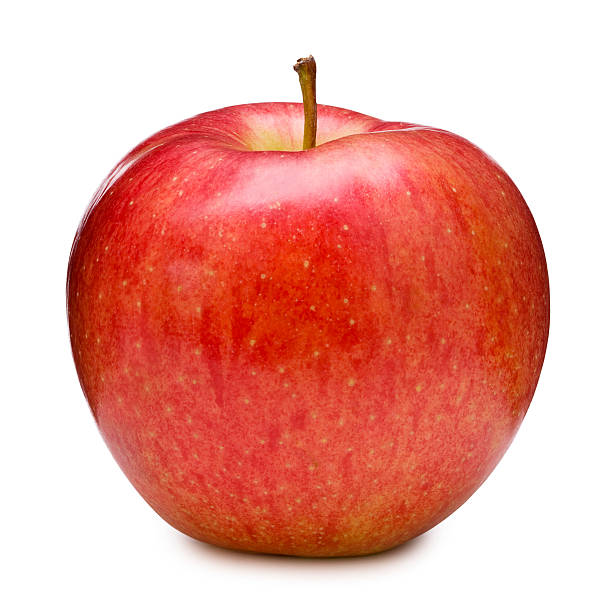
#> input picture NOV24/apple1.jpg, 612 x 612 px
$ jupyter execute day16_linear_regression.ipynb
#> lines starting #> are read from the running program, lines starting #| are printed output that depends on the picture; after the words box and inside, x2 and y2 are one past the last pixel; in counts of white or black regions, pixels touching at a corner belong together; long printed decimals are rounded
# Feature 1: Mean Color

[cell 1]
import cv2
import numpy as np

img = cv2.imread("apple1.jpg")
#> img is the input picture: shape (612, 612, 3); mean B, G, R 157.2, 167.1, 234.1

mean_color = cv2.mean(img)[:3]  # (B, G, R)
#> mean_color = (157.2, 167.1, 234.1)
print("(B,G,R) =",mean_color)
#| (B,G,R) = (157.248, 167.095, 234.147)

# Feature 2: Contour Area

[cell 2]
gray = cv2.cvtColor(img, cv2.COLOR_BGR2GRAY)
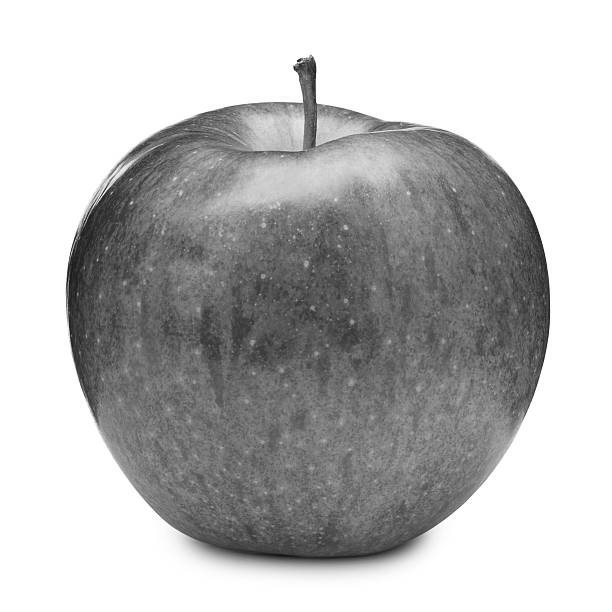
#> gray: shape (612, 612); min 13, max 255, mean 186
_, thresh = cv2.threshold(gray, 100, 255, cv2.THRESH_BINARY)
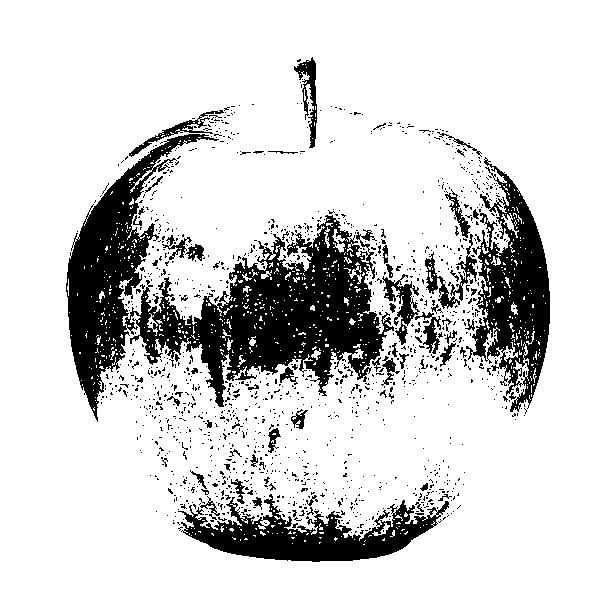
#> thresh: shape (612, 612); 83.5% white; 1364 black regions (1293 under 20 px), largest, box (x1, y1, x2, y2) and area: (66, 134, 394, 422) 32419, (466, 157, 550, 412) 9644, (178, 494, 449, 562) 7946

contours, _ = cv2.findContours(thresh, cv2.RETR_EXTERNAL, cv2.CHAIN_APPROX_SIMPLE)
#> contours = [[[0, 0], [0, 611], [611, 611], [611, 0]]]
cnt = contours[0]
#> cnt = [[0, 0], [0, 611], [611, 611], [611, 0]]

area = cv2.contourArea(cnt)
#> area = 373321
print('area:',area)
#| area: 373321.0

# Use case:
# X = area in pixels
# Y = real-world size (cm²)

# Mini Example1

Goal:
Predict apple ripeness score using mean red color.

# STEP 1 — Extract feature from images

[cell 3]
import numpy as np
from sklearn.linear_model import LinearRegression

X = np.array([[120],[150],[180]])
Y = np.array([3,5,8])

# STEP 2 — Train Linear Regression

[cell 4]
model = LinearRegression()
model.fit(X, Y)

# STEP 3 — Evaluate

[cell 5]
from sklearn.metrics import mean_squared_error, r2_score

pred = model.predict(X)
print("MSE:", mean_squared_error(Y, pred))
print("R2:", r2_score(Y, pred))

# STEP 4 — Predict new image

[cell 6]
new_R = np.array([[160]])
print(model.predict(new_R))   # gives ripeness score

# Mini Example 2

Goal: Predict a fruit ripeness score using image features.

# STEP 1 — Extract Features

[cell 7]
import cv2
import numpy as np

def extract_features(path):
#> called with path = 'apple1.jpg'
    img = cv2.imread(path)

    # Mean color
    mean_color = cv2.mean(img)[:3]        # B,G,R
#> mean_color = (157.2, 167.1, 234.1)
    mean_r = mean_color[2]
#> mean_r = 234.1

    # Convert to gray for area
    gray = cv2.cvtColor(img, cv2.COLOR_BGR2GRAY)
    _, th = cv2.threshold(gray, 100, 255, cv2.THRESH_BINARY)

    cnts, _ = cv2.findContours(th, cv2.RETR_EXTERNAL, cv2.CHAIN_APPROX_SIMPLE)
#> cnts = [[[0, 0], [0, 611], [611, 611], [611, 0]]]
    area = cv2.contourArea(cnts[0])
#> area = 373321

    return mean_r, area

# STEP 2 — Build Dataset

[cell 8]
# Suppose you have 3 images with known ripeness scores
paths = ["apple1.jpg", "apple2.jpg", "apple3.jpg"]
labels = [30, 50, 80]   # ripeness score (Y)

X = []
Y = labels

for p in paths:
    mr, area = extract_features(p)
#> mr = 234.1
    X.append([mr, area])
#> pass 2 of the loop `for p in paths:`:
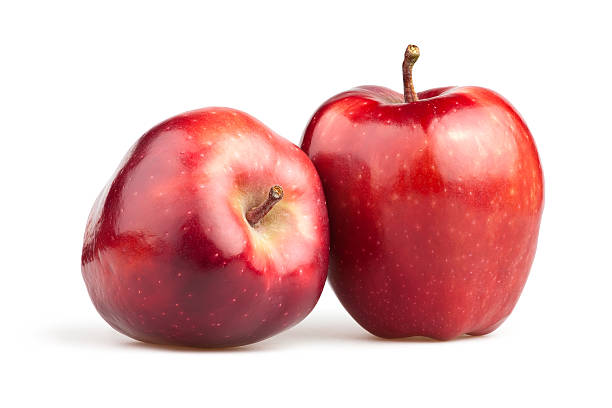
#> input picture NOV24/apple2.jpg, 612 x 408 px
#> in extract_features, img is the input picture: shape (408, 612, 3); mean B, G, R 186.7, 186.3, 229.7
#> in extract_features (call 2), `mean_color = cv2.mean(img)[:3]`: mean_color = (186.7, 186.3, 229.7)
#> mean_r = 229.7
#> in extract_features (call 2), `gray = cv2.cvtColor(img, cv2.COLOR_BGR2GRAY)`:
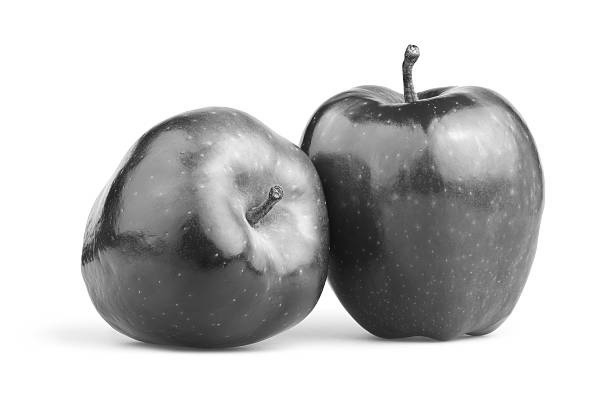
#> gray: shape (408, 612); min 11, max 255, mean 199.3
#> in extract_features (call 2), `_, th = cv2.threshold(gray, 100, 255, cv2.THRESH_BINARY)`:
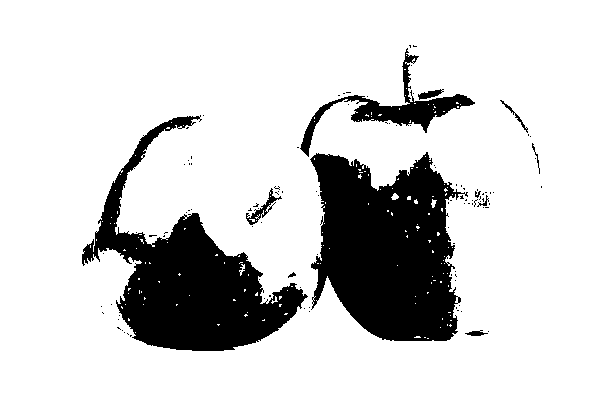
#> th: shape (408, 612); 82.9% white; 109 black regions (98 under 20 px), largest, box (x1, y1, x2, y2) and area: (310, 152, 468, 341) 20802, (82, 115, 308, 351) 18049, (300, 48, 475, 157) 2919
#> cnts = [[[0, 0], [0, 407], [611, 407], [611, 0]]]
#> in extract_features (call 2), `area = cv2.contourArea(cnts[0])`: area = 248677
#> `mr, area = extract_features(p)`: mr = 229.7; area = 248677
#> pass 3 of the loop `for p in paths:`:
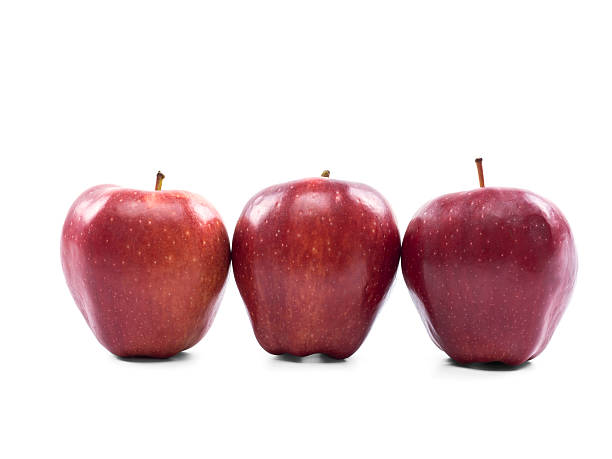
#> input picture NOV24/apple3.jpg, 612 x 459 px
#> in extract_features, img is the input picture: shape (459, 612, 3); mean B, G, R 207.8, 205.3, 227.6
#> in extract_features (call 3), `mean_color = cv2.mean(img)[:3]`: mean_color = (207.8, 205.3, 227.6)
#> mean_r = 227.6
#> in extract_features (call 3), `gray = cv2.cvtColor(img, cv2.COLOR_BGR2GRAY)`:
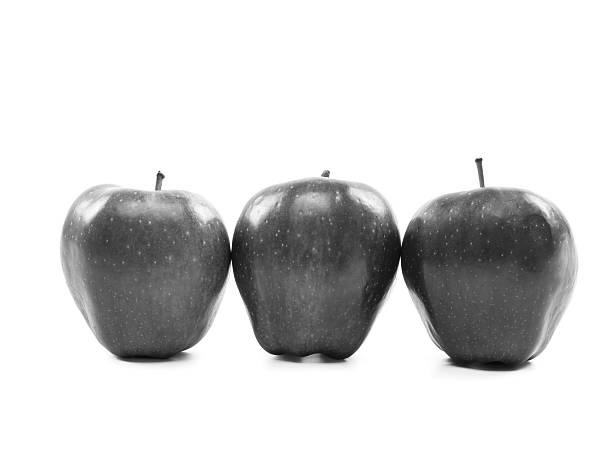
#> gray: shape (459, 612); min 3, max 255, mean 212.2
#> in extract_features (call 3), `_, th = cv2.threshold(gray, 100, 255, cv2.THRESH_BINARY)`:
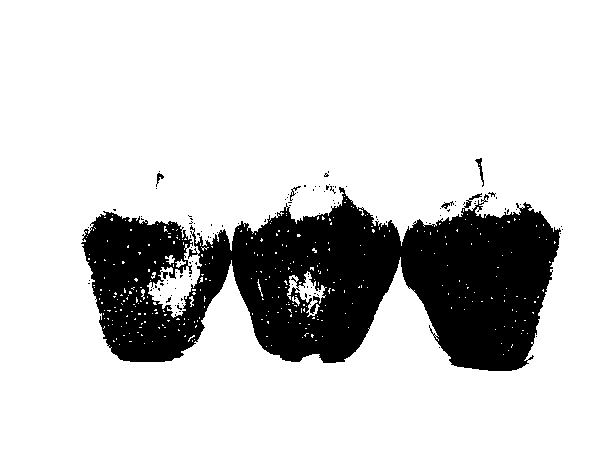
#> th: shape (459, 612); 81.4% white; 113 black regions (108 under 20 px), largest, box (x1, y1, x2, y2) and area: (81, 187, 561, 371) 51800, (475, 158, 484, 187) 78, (156, 173, 164, 187) 42, (290, 186, 301, 201) 40, (441, 201, 454, 209) 40
#> cnts = [[[0, 0], [0, 458], [611, 458], [611, 0]]]
#> in extract_features (call 3), `area = cv2.contourArea(cnts[0])`: area = 279838
#> `mr, area = extract_features(p)`: mr = 227.6; area = 279838

X = np.array(X)
#> X = [[234.1, 373321], [229.7, 248677], [227.6, 279838]]
Y = np.array(Y)

# STEP 3 — Train Linear Regression

[cell 9]
from sklearn.linear_model import LinearRegression

model = LinearRegression()
model.fit(X, Y)

# STEP 4 — MODEL EVALUATION (MSE & R²)

[cell 10]
from sklearn.metrics import mean_squared_error, r2_score

# Predictions on training data
pred = model.predict(X)
#> pred = [30, 50, 80]

mse = mean_squared_error(Y, pred)
#> mse = 2.07e-25
r2  = r2_score(Y, pred)
#> r2 = 1

print("MSE :", mse)
#| MSE : 2.0679515313825692e-25
print("R²  :", r2)
#| R²  : 1.0

# STEP 5 — Predict for New Image

[cell 11]
mr, area = extract_features("new_apple.jpg")
#> call 4 of extract_features, with path = 'new_apple.jpg'
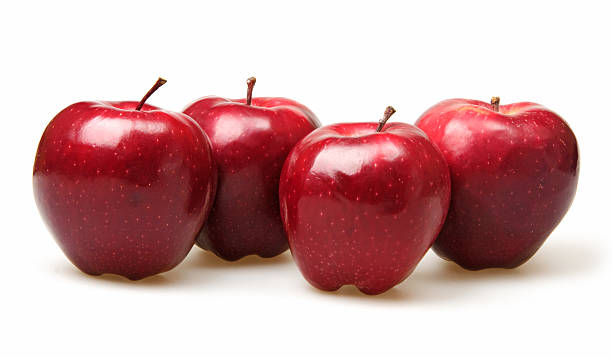
#> input picture NOV24/new_apple.jpg, 612 x 358 px
#> in extract_features, img is the input picture: shape (358, 612, 3); mean B, G, R 170.8, 169.8, 208
#> in extract_features (call 4), `mean_color = cv2.mean(img)[:3]`: mean_color = (170.8, 169.8, 208)
#> in extract_features (call 4), `mean_r = mean_color[2]`: mean_r = 208
#> in extract_features (call 4), `gray = cv2.cvtColor(img, cv2.COLOR_BGR2GRAY)`:
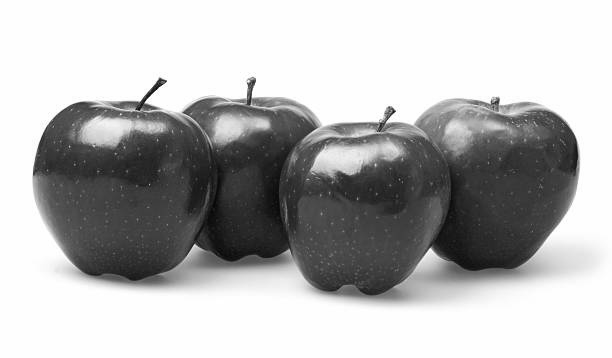
#> gray: shape (358, 612); min 6, max 255, mean 181.4
#> in extract_features (call 4), `_, th = cv2.threshold(gray, 100, 255, cv2.THRESH_BINARY)`:
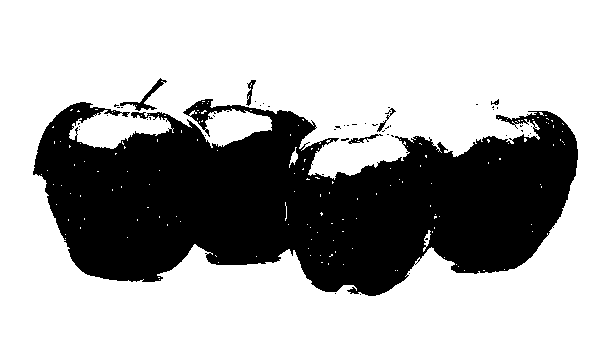
#> th: shape (358, 612); 68.5% white; 51 black regions (45 under 20 px), largest, box (x1, y1, x2, y2) and area: (33, 99, 578, 296) 68397, (120, 78, 167, 111) 287, (348, 134, 383, 144) 103, (246, 80, 256, 106) 98, (377, 108, 396, 132) 82, (491, 99, 499, 105) 25
#> in extract_features (call 4), `cnts, _ = cv2.findContours(th, cv2.RETR_EXTERNAL, cv2.CHAIN_APPROX_SIM..`: cnts = [[[0, 0], [0, 357], [611, 357], [611, 0]]]
#> in extract_features (call 4), `area = cv2.contourArea(cnts[0])`: area = 218127
#> mr = 208; area = 218127

prediction = model.predict([[mr, area]])
#> prediction = [279.6]
print("Predicted ripeness =", prediction[0])
#| Predicted ripeness = 279.581
